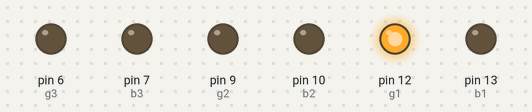
Bench run of a sketch on a simulated Arduino Uno, built with avr-gcc and run on an emulated ATmega328P. On the bench: output pins drawn as LEDs (lit = HIGH). Pins used as bus, display or sensor lines are not drawn.

Above: at 2.5 s.
At 6.0 s:
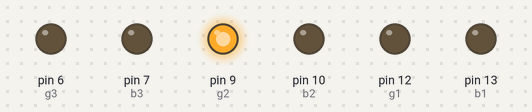
At 9.0 s:
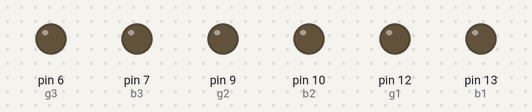
Timing chart, 0 to 14.3 s (numbered marks = the images above):
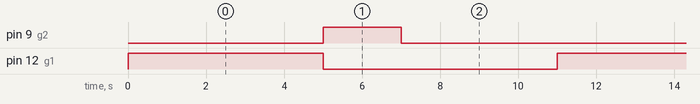

Measured:
- by itself, pin 9 (g2): alternates HIGH for 2.0 s and LOW for 9.0 s
- by itself, pin 12 (g1): alternates HIGH for 5.0 s and LOW for 6.0 s
- by itself, everything shown: repeats every 11.0 s, in 3 steps

The sketch:

traffic_light.ino
```cpp
/*
Adafruit Arduino - Lesson 3. RGB LED
*/

int r1 = 11;
int g1 = 12;
int b1 = 13;

int r2 = 8;
int g2 = 9;
int b2 = 10;

int r3 = 5;
int g3 = 6;
int b3 = 7;

//uncomment this line if using a Common Anode LED
//#define COMMON_ANODE

void setup()
{
  pinMode(r1, OUTPUT);
  pinMode(g1, OUTPUT);
  pinMode(b1, OUTPUT);

  pinMode(r2, OUTPUT);
  pinMode(g2, OUTPUT);
  pinMode(b2, OUTPUT);

  pinMode(r3, OUTPUT);
  pinMode(g3, OUTPUT);
  pinMode(b3, OUTPUT);
}

void loop()
{
  setGreen(0, 255, 0);  // green
  delay(5000);
  turnOff();
  setYellow(200, 255, 0);  // yellow
  delay(2000);
  turnOff();
  setRed(255, 0, 0);  // red
  delay(4000);
  turnOff();
}

void setGreen(int red, int green, int blue)
{
  #ifdef COMMON_ANODE
    red = 255 - red;
    green = 255 - green;
    blue = 255 - blue;
  #endif

  analogWrite(r1, red);
  analogWrite(g1, green);
  analogWrite(b1, blue);
}

void setYellow(int red, int green, int blue)
{
  #ifdef COMMON_ANODE
    red = 255 - red;
    green = 255 - green;
    blue = 255 - blue;
  #endif

  analogWrite(r2, red);
  analogWrite(g2, green);
  analogWrite(b2, blue);
}

void setRed(int red, int green, int blue)
{
  #ifdef COMMON_ANODE
    red = 255 - red;
    green = 255 - green;
    blue = 255 - blue;
  #endif

  analogWrite(r3, red);
  analogWrite(g3, green);
  analogWrite(b3, blue);
}

void turnOff()
{
  analogWrite(r1, 0);
  analogWrite(g1, 0);
  analogWrite(b1, 0);
  analogWrite(r2, 0);
  analogWrite(g2, 0);
  analogWrite(b2, 0);
  analogWrite(r3, 0);
  analogWrite(g3, 0);
  analogWrite(b3, 0);
}
```
